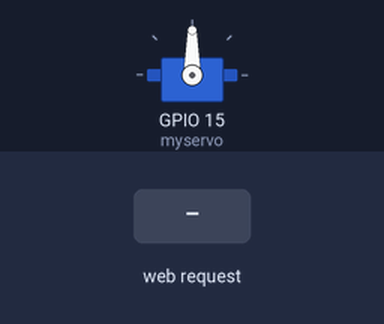
The sketch below on a simulated ESP32. Shown: servo. The inputs (shaded band) are chosen by the test bench. WiFi joins after 1.5 s; servers stay silent unless stated; what the sketch prints to the serial monitor is not drawn.

Above: at 2.7 s.
2.8 s: HTTP request GET /unreservSlot received
At 3.1 s:
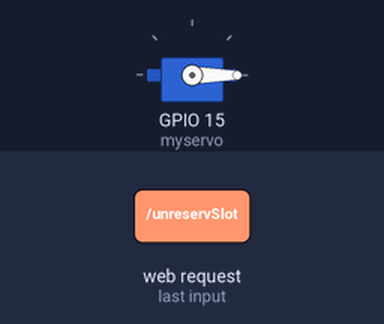
4.3 s: HTTP request GET /reservSlot received
At 5.5 s:
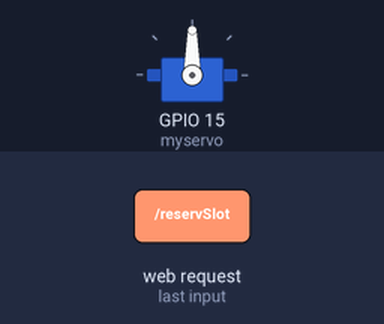
Timing chart, 0 to 7.3 s (numbered marks = the images above; inputs shaded):
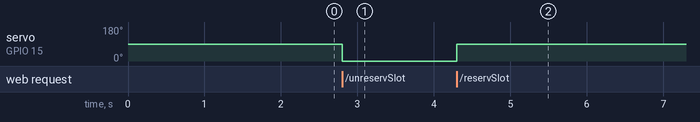

Measured:
- after the input at 2.8 s, servo on GPIO 15 (myservo): 90° → 0° at once
- after the input at 4.3 s, servo on GPIO 15 (myservo): 0° → 90° at once

The sketch:

Websocket_Srever.ino
```cpp
#include <WiFi.h>
#include <WiFiClient.h>
#include <WebServer.h>
#include <ESP32Servo.h>
#include "webpage.h"
Servo myservo;
//---------------------------------------------------
WebServer server(80);
const char* ssid = "SSID";
const char* password = "Password";
//---------------------------------------------------
#include "handleFunctions.h"
//===================================================
void setup()
{
  Serial.begin(115200);
  //-------------------------------------------------
  WiFi.mode(WIFI_STA);
  WiFi.begin(ssid, password);
  Serial.println("Connecting to WiFi");
  while(WiFi.waitForConnectResult() != WL_CONNECTED)
  {
    delay(500); Serial.print(".");
  }
  Serial.print("IP address: ");
  Serial.println(WiFi.localIP());
  //-------------------------------------------------
  myservo.attach(15);
  server.on("/", handleRoot);
  server.on("/readIR", handleIR);
  server.on("/reservSlot", handleSlot);
  server.on("/unreservSlot", unhandleSlot);
  server.begin();
  Serial.println("HTTP server started");
}
//===================================================
void loop(void)
{
  server.handleClient(); delay(1);
}
```

handleFunctions.h
```cpp
//=============================================
//Handle functions executed upon client request
//=============================================

void handleRoot()
{
 server.send(200, "text/html", webpageCode);
}
//---------------------------------------
void handleIR()
{
  char carExsitance[60] = {'F', 'F', 'F', 'F', 'F', 'F',};
  int IRval[] = {analogRead(34), analogRead(35), analogRead(32), analogRead(33), analogRead(36), analogRead(39)};
  for(int i = 0; i<6; i++){
    if(IRval[i] > 900){
       carExsitance[i] = 'T';
    }
  }
 //String IRval = String();
 //String carCheck = String(carExsitance);
 server.send(200, "text/plane", carExsitance);
 Serial.println(carExsitance);
}
//----------------------------------------
void handleSlot()
{
  myservo.write(90);
 /* delay(1000);
    myservo.write(180);*/

  String confermation = "DONE";
  server.send(200, "text/plane", confermation);
}

void unhandleSlot()
{
  myservo.write(0);
 /* delay(1000);
    myservo.write(180);*/

  String confermation = "DONE";
  server.send(200, "text/plane", confermation);
}
```

webpage.h
```cpp
//============
//Webpage Code
//============
String webpageCode = R"***(
<!DOCTYPE html>
<html>
<head>
  <meta charset="UTF-8">
    <meta http-equiv="X-UA-Compatible" content="IE=edge">
    <meta name="viewport" content="width=device-width, initial-scale=1.0">
    <title>Document</title>
  <!-- <link rel="stylesheet" href="css/style.css">
    <link rel="stylesheet" href="css/normalize.css"> -->
    <link rel="stylesheet" href="https://fonts.googleapis.com/css2?family=Open+Sans:ital,wght@0,300;0,700;1,300&display=swap">
    <link rel="stylesheet" href="https://fonts.googleapis.com/css2?family=Akaya+Kanadaka&display=swap">
    <style>
body{
    font-family: 'Akaya Kanadaka', cursive;
    background-color: #000
}

<!-- Start landing-page -->
.landing-page{
    min-height: 100vh;
    background-image: url(asphalt.jpg);
    background-size: cover;
    position: relative;
}

/*.landing-page .overlay {
    background-color: rgb(0 0 1 / 42%);
    position: absolute;
    width: 100%;
    height: 100%;
    left: 0;
    top: 0;
    z-index: 1;
}*/

/*.intro-text {
    color: #fff;
}*/

.header-area {
    position: sticky;
    top: 0;
    z-index: 3;
    color: #fff;
    display: flex;
}

.header-area .logo {
    width: 300px;
    padding: 15px;
    font-weight: bolder;
    font-size: 25px;
}
.header-area .logo:hover {
    color: rgb(15, 230, 15);
    cursor: pointer;
}

.header-area .links {
    list-style: none;
    width: 100%;
    text-align: right;
    padding-left: 0;
    padding-right: 20px;
    font-weight: bold;
}

.header-area .links li {
    display: inline-block;
    margin-left: 50px;
}

.header-area .links li:hover {
    color: rgb(15, 230, 15);
    cursor: pointer;
}
/* Ending landing-page */

/* Start parkin-layout */

.parking-layout {
    width: 50%;
    display: flex;
    flex-wrap: wrap;
    margin: auto;
    margin-top: 50px;
    padding: 20px;
    position: relative;
    z-index: 2;
}

.slot {
    width: calc( 80% / 3 );
    height: 230px;
    display: flex;
    border-style: solid;
    margin: auto;
    margin-bottom: 50px;
    justify-content: space-between;
    justify-content: center;
    align-items: center;
    /* margin-left: 10px;
    margin-right: 10px; */
    border: 2px solid rgb(15, 230, 15);
    border-radius: 20px;
    border-width: 5px;
    color: #fff;
}
.slot:hover {
    border: 4px solid rgb(255, 238, 2);
    font-size: 0px;
}

.slot:hover:after {
    content: attr(hover-content);
    font-size: 24px;
    color: rgb(2, 238, 128);
    cursor: pointer;
}

.slotUpdated {
    width: calc( 80% / 3 );
    height: 230px;
    display: flex;
    border-style: solid;
    margin: auto;
    margin-bottom: 50px;
    justify-content: space-between;
    justify-content: center;
    align-items: center;
    /* margin-left: 10px;
    margin-right: 10px; */
    border: 2px solid rgb(230, 40, 15);
    border-radius: 20px;
    border-width: 5px;
    color: #fff;
}

.butn{
    display:none;
    padding:0.3em 1.2em;
    margin:0 0.1em 0.1em 0;
    border:0.16em solid rgba(2, 238, 128, 0);
    border-radius:2em;
    box-sizing: border-box;
    text-decoration:none;
    font-weight:800;
    color:#FFF;
    text-shadow: 0 0.04em 0.04em rgba(0, 0, 0, 0.384);
    text-align:center;
    transition: all 0.2s;
    background-color: rgb(15, 230, 15);
    cursor: pointer;
}
/* Ending parking-layout */
</style>
</head>


<body id = "page-body">
    <!-- Strarting Page -->

    <div class="landing-page">
       <!-- <div class="overlay"></div> -->
        <div class="header-area">
            <div class="logo">Parking Garage</div>
            <ul class="links">
                <li>HOME</li>
                <li>SERVRCIES</li>
                <li>CONTACT</li>
                <li>PARKE</li>
            </ul>
        </div>

        <!-- <div class="intro-text">
            <h1>Parking Area</h1>
            <p>Lorem ipsum dolor sit amet, consectetur adipiscing elit, sed do eiusmod tempor incididunt ut labore et dolore magna aliqua. Ut enim ad minim veniam, quis nostrud exercitation ullamco laboris nisi ut aliquip ex ea commodo consequat.</p>
         </div> -->

       <!-- Strarting parking design -->

        <div class="parking-layout">
            <div class="slot" id="slot1" hover-content="RESERVE" onclick="reserve();">
                <span>SLOT 1</span>
            </div>
            <div class="slot" id="slot2" hover-content="RESERVE" onclick="reserve();">SLOT 2</div>
            <div class="slot" id="slot3" hover-content="RESERVE" onclick="reserve();">SLOT 3</div>
            <div class="slot" id="slot4" hover-content="RESERVE" onclick="reserve();">SLOT 4</div>
            <div class="slot" id="slot5" hover-content="RESERVE" onclick="reserve();">SLOT 5</div>
            <div class="slot" id="slot6" hover-content="RESERVE" onclick="reserve();">SLOT 6</div>
        </div>

   <!-- Ending parking design -->

    </div>

   <button class ='butn' id = 'btn' onclick="unReserve();">UNDO RESERVATION</button>
   <!-- Ending Page -->

  <script>

    var myBtn1 = document.getElementById('btn');
    function reserve(){
      var reserveRequest = new XMLHttpRequest();
       reserveRequest.onreadystatechange = function()
      {
        if(this.readyState == 4 && this.status == 200)
        {

          console.log(this.responseText);
          myBtn1.style.display = 'block';
        }
      }
      reserveRequest.open("GET", "reservSlot", true);
      reserveRequest.send();
    }

     function unReserve(){
      var unreserveRequest = new XMLHttpRequest();
       unreserveRequest.onreadystatechange = function()
      {
        if(this.readyState == 4 && this.status == 200)
        {
          console.log(this.responseText);
          myBtn1.style.display = 'none';
        }
      }
      unreserveRequest.open("GET", "unreservSlot", true);
      unreserveRequest.send();
    }

    setInterval(function()
    {
      getIRval();
    }, 100);

    function getIRval()
    {
      var IRvalRequest = new XMLHttpRequest();
      IRvalRequest.onreadystatechange = function()
      {
        if(this.readyState == 4 && this.status == 200)
        {

          IRvalue = this.responseText;
          console.log(IRvalue);
          var mySlot1 = document.getElementById('slot1');
          var mySlot2 = document.getElementById('slot2');
          var mySlot3 = document.getElementById('slot3');
          var mySlot4 = document.getElementById('slot4');
          var mySlot5 = document.getElementById('slot5');
          var mySlot6 = document.getElementById('slot6');

          if (IRvalue.charAt(0) == 'T' ){
                mySlot1.className = 'slotUpdated';
                mySlot1.innerHTML = "TAKEN";
          }else if (IRvalue.charAt(0) == 'F'){
                mySlot1.className = 'slot' ;
                mySlot1.innerHTML = "SLOT 1";
          }


          if (IRvalue.charAt(1) == 'T' ){
                mySlot2.className = 'slotUpdated';
                mySlot2.innerHTML = "TAKEN";
          }else if (IRvalue.charAt(1) == 'F'){
                mySlot2.className = 'slot' ;
                mySlot2.innerHTML = "SLOT 2";
          }


          if (IRvalue.charAt(2) == 'T' ){
                mySlot3.className = 'slotUpdated';
                mySlot3.innerHTML = "TAKEN";
          }else if (IRvalue.charAt(2) == 'F'){
                mySlot3.className = 'slot' ;
                mySlot3.innerHTML = "SLOT 3";
          }


          if (IRvalue.charAt(3) == 'T' ){
                mySlot4.className = 'slotUpdated';
                mySlot4.innerHTML = "TAKEN";
          }else if (IRvalue.charAt(3) == 'F'){
                mySlot4.className = 'slot' ;
                mySlot4.innerHTML = "SLOT 4";
          }

          if (IRvalue.charAt(4) == 'T' ){
                mySlot5.className = 'slotUpdated';
                mySlot5.innerHTML = "TAKEN";
          }else if (IRvalue.charAt(4) == 'F'){
                mySlot5.className = 'slot' ;
                mySlot5.innerHTML = "SLOT 5";
          }

          if (IRvalue.charAt(5) == 'T' ){
                mySlot6.className = 'slotUpdated';
                mySlot6.innerHTML = "TAKEN";
          }else if (IRvalue.charAt(5) == 'F'){
                mySlot6.className = 'slot' ;
                mySlot6.innerHTML = "SLOT 6";
          }

        }
      };
      IRvalRequest.open("GET", "readIR", true);
      IRvalRequest.send();
    }
  </script>
</body>
</html>
)***";
```
